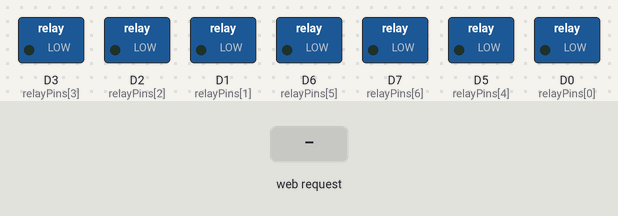
The sketch below on a simulated ESP8266 (NodeMCU). Parts: switched loads named in the sketch (green lamp = pin HIGH). The test bench sets the inputs (shaded band). WiFi joins after 1.5 s; servers stay silent unless stated; what the sketch prints to the serial monitor is not drawn.

Above: at 2.7 s.
2.8 s: HTTP request GET /all/on received
At 3.9 s:
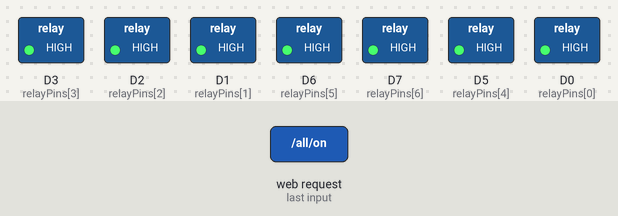
4.3 s: HTTP request GET /all/off received
At 5.0 s:
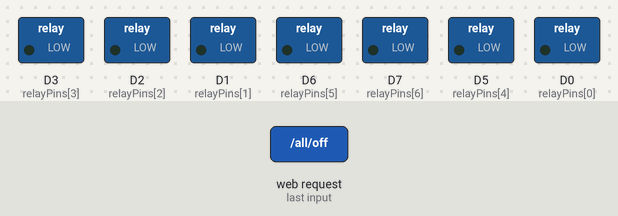
Timing chart, 0 to 7.3 s (numbered marks = the images above; inputs shaded):
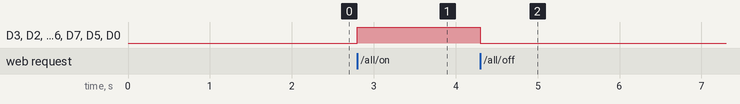

Measured:
- after the input at 2.8 s, D3 (relayPins[3]), D2 (relayPins[2]), D1 (relayPins[1]), D6 (relayPins[5]), D7 (relayPins[6]), D5 (relayPins[4]), D0 (relayPins[0]): LOW → HIGH at once
- after the input at 4.3 s, D3 (relayPins[3]), D2 (relayPins[2]), D1 (relayPins[1]), D6 (relayPins[5]), D7 (relayPins[6]), D5 (relayPins[4]), D0 (relayPins[0]): HIGH → LOW at once

The sketch:

home_automation.ino
```cpp
#include <ESP8266WiFi.h>
#include <ESP8266WebServer.h>

// =============== WIFI SETTINGS ===============
const char* WIFI_SSID = "homeiot";
const char* WIFI_PASSWORD = "homeiot123";

// =============== RELAY PIN MAPPING ===========
// Assumed PCB mapping; verify before using.
const uint8_t relayPins[7] = {
  D0, D1, D2, D3, D5, D6, D7
};

const char* relayNames[7] = {
  "Light 1", "Light 2", "Light 3",
  "Fan", "Light 4", "Socket", "Light 5"
};

bool relayState[7] = {false, false, false, false,
                      false, false, false};

ESP8266WebServer server(80);

void applyRelay(uint8_t i) {
  // ULN2003 input HIGH turns its output transistor ON.
  // This energizes a correctly wired relay coil.
  digitalWrite(relayPins[i], relayState[i] ? HIGH : LOW);
}

String makePage() {
  String page;
  page.reserve(5000);

  page += F(
    "<!DOCTYPE html><html><head>"
    "<meta name='viewport' content='width=device-width,initial-scale=1'>"
    "<title>Home Automation</title><style>"
    "body{font-family:Arial;background:#edf2f7;text-align:center;padding:16px}"
    "h2{color:#123}"
    ".grid{display:grid;grid-template-columns:repeat(auto-fit,minmax(135px,1fr));"
    "gap:12px;max-width:700px;margin:auto}"
    ".card{background:white;padding:16px;border-radius:12px}"
    "button{border:0;border-radius:8px;padding:12px;color:white;width:100%;"
    "font-size:16px;cursor:pointer}"
    ".on{background:#16a34a}.off{background:#dc2626}"
    ".all{display:inline-block;width:auto;margin:5px;padding:12px 18px}"
    "</style></head><body><h2>ESP8266 Home Automation</h2>"
    "<p>7 Relay Control Panel</p>"
    "<a href='/all/on'><button class='all on'>ALL ON</button></a>"
    "<a href='/all/off'><button class='all off'>ALL OFF</button></a>"
    "<div class='grid'>"
  );

  for (uint8_t i = 0; i < 7; i++) {
    page += F("<div class='card'><h3>");
    page += relayNames[i];
    page += F("</h3><p>Status: <b>");
    page += relayState[i] ? F("ON") : F("OFF");
    page += F("</b></p><a href='/relay/");
    page += String(i + 1);
    page += relayState[i] ? F("/off'><button class='off'>TURN OFF")
                          : F("/on'><button class='on'>TURN ON");
    page += F("</button></a></div>");
  }

  page += F("</div></body></html>");
  return page;
}

void showPage() {
  server.send(200, "text/html", makePage());
}

void setAll(bool state) {
  for (uint8_t i = 0; i < 7; i++) {
    relayState[i] = state;
    applyRelay(i);
  }
}

void setup() {
  Serial.begin(115200);

  // Initialize outputs to OFF.
  // Note: D3/GPIO0 is a boot-sensitive pin.
  for (uint8_t i = 0; i < 7; i++) {
    digitalWrite(relayPins[i], LOW);
    pinMode(relayPins[i], OUTPUT);
    relayState[i] = false;
    applyRelay(i);
  }

  WiFi.mode(WIFI_STA);
  WiFi.begin(WIFI_SSID, WIFI_PASSWORD);

  Serial.print("Connecting to WiFi");
  while (WiFi.status() != WL_CONNECTED) {
    delay(500);
    Serial.print(".");
  }

  Serial.println();
  Serial.print("Web address: http://");
  Serial.println(WiFi.localIP());

  server.on("/", HTTP_GET, showPage);

  server.on("/all/on", HTTP_GET, []() {
    setAll(true);
    server.sendHeader("Location", "/");
    server.send(303, "text/plain", "");
  });

  server.on("/all/off", HTTP_GET, []() {
    setAll(false);
    server.sendHeader("Location", "/");
    server.send(303, "text/plain", "");
  });

  for (uint8_t i = 1; i <= 7; i++) {
    server.on(("/relay/" + String(i) + "/on").c_str(),
      HTTP_GET, [i]() {
        relayState[i - 1] = true;
        applyRelay(i - 1);
        server.sendHeader("Location", "/");
        server.send(303, "text/plain", "");
      });

    server.on(("/relay/" + String(i) + "/off").c_str(),
      HTTP_GET, [i]() {
        relayState[i - 1] = false;
        applyRelay(i - 1);
        server.sendHeader("Location", "/");
        server.send(303, "text/plain", "");
      });
  }

  server.begin();
  Serial.println("Home automation server started");
}

void loop() {
  server.handleClient();
}
```
